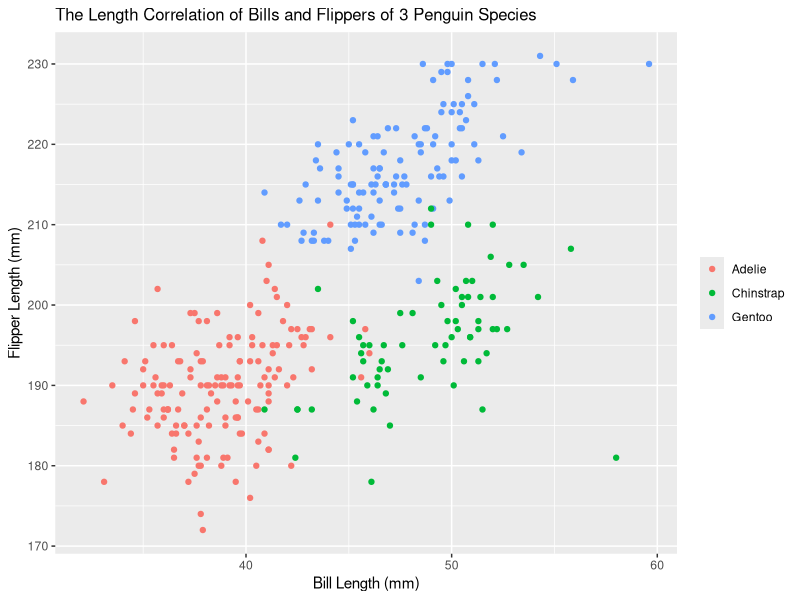
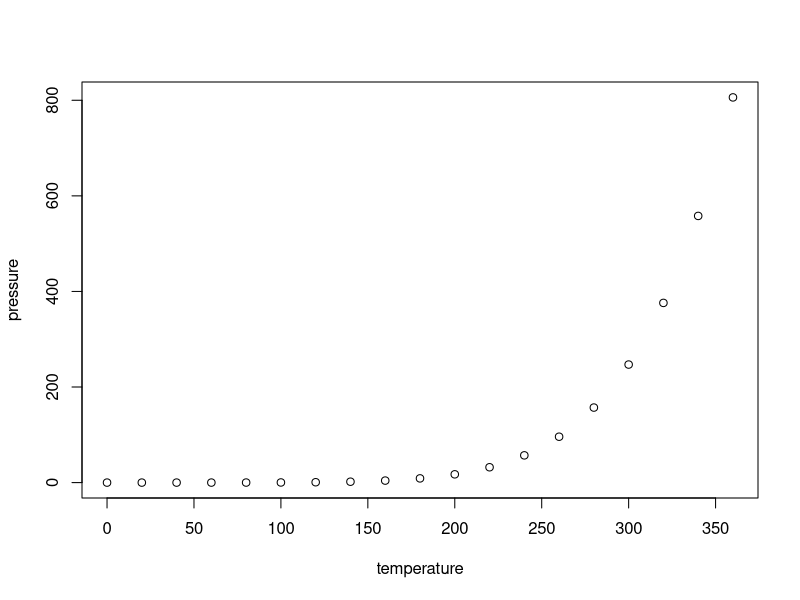

Write the R code that produced these figures, in order.
## ---- chunk 1
library(tidyverse)
## ---- chunk 2
set.seed(33)
rand_three = sample.int(n=3, size=10, replace=TRUE)

p1_df = tibble(
  rand_samp = rnorm(10),
  pos_samp = rand_samp > 0,
  len_ten_char = 'laundryday',
  len_ten_fac = factor(rand_three, labels=c("whites", "colors", "delicates"))
)

p1_df
## ---- chunk 3
samp_mean = mean(pull(p1_df, rand_samp))
samp_mean
pos_samp_mean = mean(pull(p1_df, pos_samp))
pos_samp_mean
char_mean = mean(pull(p1_df, len_ten_char))
char_mean
fac_mean = mean(pull(p1_df, len_ten_fac))
fac_mean
## ---- chunk 4
p1_df %>% add_column(pos_samp_num = as.numeric(pull(p1_df, pos_samp))
                     , .after = "pos_samp")
p1_df %>% add_column(char_num = as.numeric(pull(p1_df, len_ten_char))
                     , .after = "len_ten_char")
p1_df %>% add_column(fac_num = as.numeric(pull(p1_df, len_ten_fac)))
## ---- chunk 5
data("penguins", package = "palmerpenguins")
p2_df_colnames = colnames(penguins)
p2_df_colnames
p2_df_obs_size = nrow(penguins)
p2_df_obs_size
p2_df_var_size = ncol(penguins)
p2_df_var_size
## ---- chunk 6
flip_mean = mean(pull(penguins, flipper_length_mm), na.rm=TRUE)
flip_mean
## ---- chunk 7
scatterplot_df = tibble(
  flip_len = pull(penguins, flipper_length_mm),
  bill_len = pull(penguins, bill_length_mm),
  spec_color = pull(penguins, species)
)

ggplot(scatterplot_df, aes(x=bill_len, y=flip_len, color=spec_color)) + geom_point() + labs(title="The Length Correlation of Bills and Flippers of 3 Penguin Species") + ylab("Flipper Length (mm)") + xlab("Bill Length (mm)") + theme(legend.title = element_blank()) + theme(plot.title = element_text(size=12))
## ---- chunk 8
knitr::opts_chunk$set(echo = TRUE)
## ---- chunk 9
summary(cars)
## ---- chunk 10
plot(pressure)
